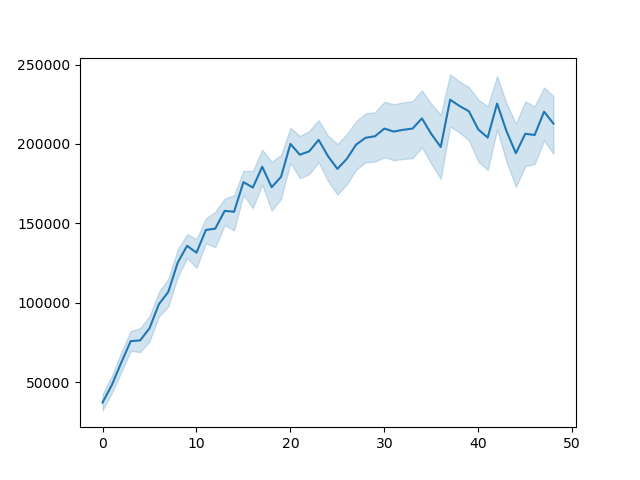

Write the Python code that produced this figure.

import os, json

import pandas as pd
import seaborn as sns

from utils import io

def main(load_dir):
    pops = io.load_dir(load_dir)
    data = {'gen':[], 'score':[], 'distance':[]}
    for gen, (pop, fit) in pops:
        for i, f in zip(pop, fit):
            data['gen'].append(gen)
            data['score'].append(fit[0])
            data['distance'].append(fit[1])

    data = pd.DataFrame(data)
    plot = sns.lineplot(x='gen', y='score', data=data)
    plot.fig.savefig('plot.png')


if __name__ == '__main__':
    import argparse
    parser = argparse.ArgumentParser()
    parser.add_argument('--load_dir', '-load', default='results')
    main(**vars(parser.parse_args()))